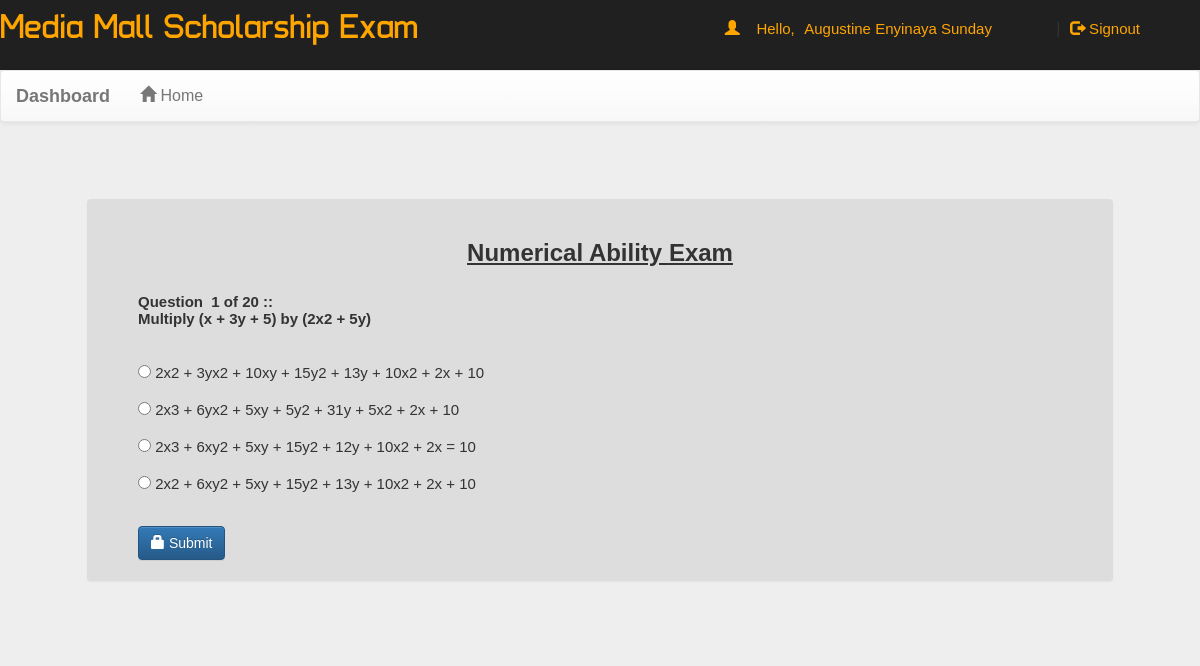
/account.php?q=quiz&step=2&eid=600ea526ebb4e&n=1&t=20 (signed in), run on the app's committed database.
### tables this page shows
CREATE TABLE `questions` (
  `eid` text NOT NULL,
  `qid` text NOT NULL,
  `qns` text NOT NULL,
  `choice` int(10) NOT NULL,
  `sn` int(11) NOT NULL
);

CREATE TABLE `quiz` (
  `eid` text NOT NULL,
  `title` varchar(100) NOT NULL,
  `correct` int(11) NOT NULL,
  `wrong` int(11) NOT NULL,
  `total` int(11) NOT NULL,
  `time` bigint(20) NOT NULL,
  `intro` text NOT NULL,
  `date` timestamp NOT NULL DEFAULT current_timestamp() ON UPDATE current_timestamp()
);

CREATE TABLE `options` (
  `qid` varchar(50) NOT NULL,
  `option` varchar(5000) NOT NULL,
  `optionid` text NOT NULL
);

### account.php (the view, shortened to what this page needs)
<!DOCTYPE html PUBLIC "-//W3C//DTD XHTML 1.0 Transitional//EN" "http://www.w3.org/TR/xhtml1/DTD/xhtml1-transitional.dtd">
<html xmlns="http://www.w3.org/1999/xhtml">
<head>
<link  rel="stylesheet" href="css/bootstrap.min.css"/>
 <link  rel="stylesheet" href="css/bootstrap-theme.min.css"/>
 <link rel="stylesheet" href="css/main.css">
 <link  rel="stylesheet" href="css/font.css">
</head>
<body>
    <div class="header">
      <div class="row">
        <div class="col-lg-6 col-md-6 col-sm-6 col-xs-12">
           <span class="logo" style="color: orange" >Media Mall Scholarship Exam</span>
   </div>
    <div class="col-md-6  col-sm-6 col-xs-12">
      <?php
     include_once 'dbConnection.php';
      if(!(isset($_SESSION['email']))){
             header("location:index.php"); }
    else{
    $name = $_SESSION['name'];
    echo '<span class="pull-right top title1" ><span class="log1"><span class="glyphicon glyphicon-user" aria-hidden="true"></span>&nbsp;&nbsp;&nbsp;&nbsp;Hello,</span> <a href="account.php?q=1" class="log log1">'.$name.'</a>&nbsp;|&nbsp;<a href="logout.php?q=account.php" class="log"><span class="glyphicon glyphicon-log-out" aria-hidden="true"></span>&nbsp;Signout</button></a></span>';
    }?>
    </div>
    </div>
    </div>
<div class="bg4">
<nav class="navbar navbar-default title1">
  <div class="container-fluid">
    <div class="navbar-header">
      <a class="navbar-brand" href="#"><b>Dashboard</b></a>
    </div>
    <div class="collapse navbar-collapse" id="bs-example-navbar-collapse-1">
      <ul class="nav navbar-nav">
        <li <?php if(@$_GET['q']==1) echo'class="active"'; ?> ><a href="account.php?q=1"><span class="glyphicon glyphicon-home" aria-hidden="true"></span>&nbsp;Home<span class="sr-only">(current)</span></a></li>
		</ul>
      </div>
  </div>
</nav>
<div class="container">
<div class="row">
<div class="col-md-12">
<?php
if(@$_GET['q']== 'quiz' && @$_GET['step']== 2) {
$eid=@$_GET['eid'];
$sn=@$_GET['n'];
$total=@$_GET['t'];
$q=mysqli_query($con,"SELECT * FROM quiz WHERE eid='$eid'  " );
while($row=mysqli_fetch_array($q) )
{
$title=$row['title'];
}
$q=mysqli_query($con,"SELECT * FROM questions WHERE eid='$eid' AND sn='$sn' " );
echo '<div class="panel" style="margin:5%">';
while($row=mysqli_fetch_array($q) )
{
$qns=$row['qns'];
$qid=$row['qid'];
echo '<div id='.$sn.'>
<center><h3><b><u>'.$title.' Exam</u></b></h3></center><br>
<b>Question &nbsp;'.$sn.'  of '.$total.'&nbsp;:: <br />'.$qns.'</b><br /><br />';
}
$q=mysqli_query($con,"SELECT * FROM options WHERE qid='$qid' " );
echo '<form action="update.php?q=quiz&step=2&eid='.$eid.'&n='.$sn.'&t='.$total.'&qid='.$qid.'" method="POST"  class="form-horizontal">
<br />';
while($row=mysqli_fetch_array($q) )
{
$option=$row['option'];
$optionid=$row['optionid'];
 ?>
<input type="radio" name="ans" value="<?php echo $optionid?>"><?php echo ' '.$option?><br /><br />
<?php
}
echo'<br /><button type="submit" class="btn btn-primary"><span class="glyphicon glyphicon-lock" aria-hidden="true"></span>&nbsp;Submit</button></form></div>';
echo '</div>';
}
?>
</div></div></div></div>
</body>
</html>

### css/main.css (style rules this page uses)
body { overflow-x:hidden; width:100%; font: 15px "Century Gothic", "Times Roman", sans-serif; background:#eee; height:100%; background-attachment:fixed; }
.panel { background-color: #ddd !important; margin-top: 60px; padding: 50px; padding-top: 20px; padding-bottom: 20px; }
.header { background:#202020; height:70px; }
.logo { font-family:'typo'; font-size:35px; margin-top: 30px; }
.title1 { font: 16px "Century Gothic", "Times Roman", sans-serif; }
.top { margin-top:20px; }
.log1 { font: 15px 'Ubuntu', sans-serif; color:orange; margin-left:10px; }
.log { margin:10px; margin-right:60px; margin-left:5px; color:orange; text-decoration:none; font-size:20px; font-size:15px; }
.bg4 { min-height:540px; }

### data on the page
questions: eid.title "Numerical Ability", qns "Multiply (x + 3y + 5) by (2x2 + 5y)"
options: option "2x2 + 3yx2 + 10xy + 15y2 + 13y + 10x2 + 2x + 10"
options: option "2x3 + 6yx2 + 5xy + 5y2 + 31y + 5x2 + 2x + 10"
options: option "2x3 + 6xy2 + 5xy + 15y2 + 12y + 10x2 + 2x = 10"
options: option "2x2 + 6xy2 + 5xy + 15y2 + 13y + 10x2 + 2x + 10"

### other printed values
$name "Augustine Enyinaya Sunday"
